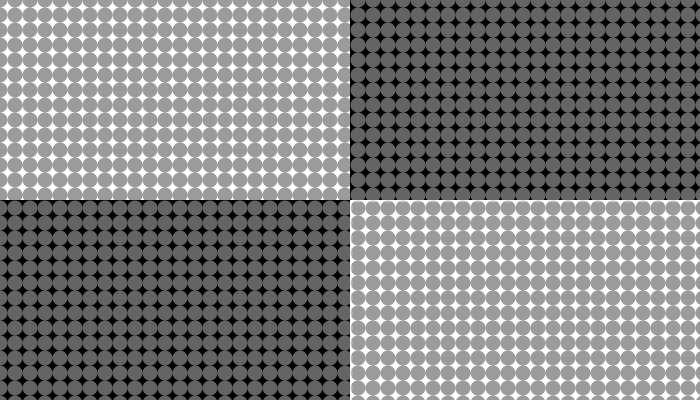
Frame 1 (no input)
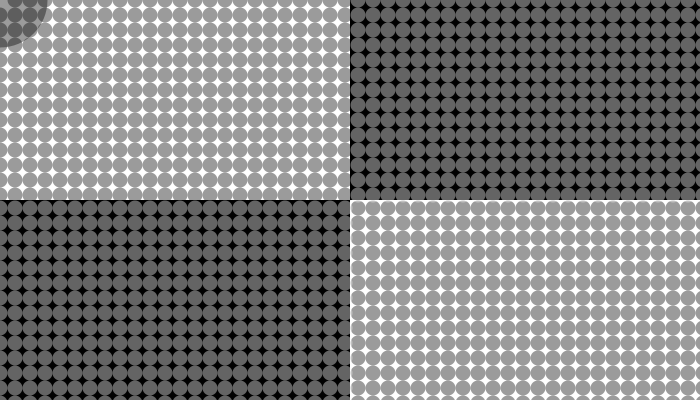
Frame 60 (the mouse pressed at the canvas centre just before this capture)
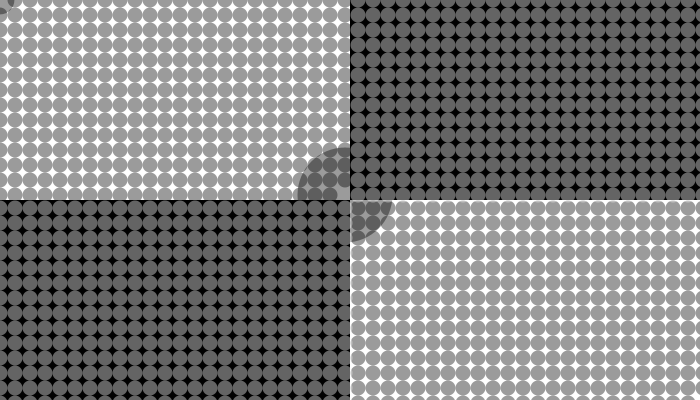
Frame 120 (the mouse held since frame 60 and released just before this capture)

The Processing sketch that drew these frames (run headless with seeded random() and noise(); from frame 60 on, the mouse is pressed at the canvas centre):

// Processing sketch: processing_36210
// ── processing_36210.pde

int amo = 336;

int[] xpos = new int[amo];
int[] ypos = new int[amo];
float[] csize = new float[amo];

int[] xpos2 = new int[amo];
int[] ypos2 = new int[amo];
float[] csize2 = new float[amo];

int[] xpos3 = new int[amo];
int[] ypos3 = new int[amo];
float[] csize3 = new float[amo];

int[] xpos4 = new int[amo];
int[] ypos4 = new int[amo];
float[] csize4 = new float[amo];

void setup() { 
  //--------------CIRCLE-------------------
  size (700,400);  
   fill(0);
 rect(350,0,700,200);
 rect(0,200,350,400);
  background (255);

  int i = 0;
  int x = 0;
  int y = 0;

  while (i < amo) {
    if(x >= 350) {
      x = 0;
      y = y + 15;
    }
  
  
    
    xpos[i] = 0 + x;
    ypos[i] = y;
    csize[i] = 15;
    
    x = x + 15;
    i = i + 1;
  }
 //--------------CIRCLE-------------------
  size (700,400);  
  background (255);
  
  int i2 = 0;
  int x2 = 358;
  int y2 = 208;

  while (i2 < amo) {
    if(x2 >= 705) {
      x2 = 358;
      y2 = y2 + 15;
    }
  
  
    
    xpos2[i2] = 0 + x2;
    ypos2[i2] = y2;
    csize2[i2] = 15;
    
    x2 = x2 + 15;
    i2 = i2 + 1;
  }
  //--------------circle right top
   size (700,400);  
  background (0);
 noStroke();
  
  int i3 = 0;
  int x3 = 358;
  int y3 = 0;

  while (i3 < amo && y3 < 200) {
    if(x3 >= 705) {
      x3 = 358;
      
      y3 = y3 + 15;
    }  
    
    xpos3[i3] = 0 + x3;
    ypos3[i3] = y3;
    csize3[i3] = 15;
    
    x3 = x3 + 15;
    i3 = i3 + 1;
  }
   //--------------circle left bottom
   size (700,400);  
  background (0);
 noStroke();
  
  int i4 = 0;
  int x4 = 0;
  int y4 = 208;

  while (i4 < amo) {
    if(x4 >= 350) {
      x4 = 0;
      y4 = y4 + 15;
    }  
    
    xpos4[i4] = 0 + x4;
    ypos4[i4] = y4;
    csize4[i4] = 15;
    
    x4 = x4 + 15;
    i4 = i4 + 1;
  }
}

void draw() {
 background(255); 
 fill(0);
 rect(350,0,700,200);
 rect(0,200,350,400);
  fill(0,0,0,100);
  
  //------------CIRCLE----------------
  noStroke();
  //Draws the graphic
  int j = 0;
  while (j < amo){
     fill(0,0,0,100); 
    ellipse(xpos[j],ypos[j], csize[j], csize[j]);
    j = j + 1;
  }
  
  //Checks size
  int i = 0;
  while (i < amo){
    
    float distance = dist(xpos[i], ypos[i], mouseX, mouseY);
    if(distance < csize[i]/2) {
      if(csize[i] <= 15) {
        csize[i] = csize[i] + 80;
      }
    } else {
      if(csize[i] > 15) {
        csize[i] = csize[i]*0.98;
      }
    }
    i = i + 1;
  }

  //------------CIRCLE----------------

  //Draws the graphic
  int j2 = 0;
  while (j2 < amo){
     fill(0,0,0,100); 
    ellipse(xpos2[j2],ypos2[j2], csize2[j2], csize2[j2]);
    j2 = j2 + 1;
  }
  
  //Checks size
  int i2 = 0;
  while (i2 < amo){
    
    float distance = dist(xpos2[i2], ypos2[i2], mouseX, mouseY);
    if(distance < csize2[i2]/2) {
      
      if(csize2[i2] <= 15) {
        csize2[i2] = csize2[i2] + 80;
      }
    } else {
      if(csize2[i2] > 15) {
        csize2[i2] = csize2[i2]*0.98;
      }
    }
    i2 = i2 + 1;
  }
    

  
  //--------------2nd square-----------------
  
   //Draws the graphic
  int j3 = 0;
  while (j3 < amo){
     fill(255,255,255,100); 
    ellipse(xpos3[j3],ypos3[j3], csize3[j3], csize3[j3]);
    j3 = j3 + 1;
  }
  
  //Checks size
  int i3 = 0;
  while (i3 < amo){
    
    float distance = dist(xpos3[i3], ypos3[i3], mouseX, mouseY);
    if(distance < csize3[i3]/2) {
      if(csize4[i3] <= 15) {
        csize4[i3] = csize4[i3] + 80;
      }  }  
     
    if(distance > csize3[i3]){
      if(csize4[i3] > 15) {
        csize4[i3] = csize4[i3]*0.98;
      }}
    i3 = i3 + 1;
  }
   //--------------left bottom-----------------
  
   //Draws the graphic
  int j4 = 0;
  while (j4 < amo){
     fill(255,255,255,100); 
    ellipse(xpos4[j4],ypos4[j4], csize4[j4], csize4[j4]);
    j4 = j4 + 1;
  }
  
  //Checks size
  int i4 = 0;
  while (i4 < amo){
    
    float distance = dist(xpos4[i4], ypos4[i4], mouseX, mouseY);
    if(distance < csize4[i4]/2) {
      if(csize3[i4] <= 15) {
        csize3[i4] = csize3[i4] + 80;
      }  }  
    
    if(distance > csize4[i4]){
      if(csize3[i4] > 15) {
        csize3[i4] = csize3[i4]*0.98;
      }}
    i4 = i4 + 1;
  }
 }

 

void mousePressed() {  
  //-------------------------------------------------
  int i = 0;
  while (i < amo){
    
    float distance = dist(xpos[i], ypos[i], mouseX, mouseY);
    if(distance < csize[i]/2) {
      csize2[i] = 0;
    }
    i = i + 1;
  }
  //-------------------------------------------------
  int i2 = 0;
  while (i2 < amo){
    
    float distance2 = dist(xpos2[i2], ypos2[i2], mouseX, mouseY);
    if(distance2 < csize2[i2]/2) {
      csize[i2] = 0;
    }
    i2 = i2 + 1;
  }  //-------------------------------------------------
  int i3 = 0;
  while (i3 < amo){
    
    float distance3 = dist(xpos3[i3], ypos3[i3], mouseX, mouseY);
    if(distance3 < csize3[i3]/2) {
      csize3[i3] = 0;
    }
    i3 = i3 + 1;
  }
    //-------------------------------------------------
  int i4 = 0;
  while (i4 < amo){
    
    float distance4 = dist(xpos4[i4], ypos4[i4], mouseX, mouseY);
    if(distance4 < csize4[i4]/2) {
      csize4[i4] = 0;
    }
    i4 = i4 + 1;
  }
    
}
